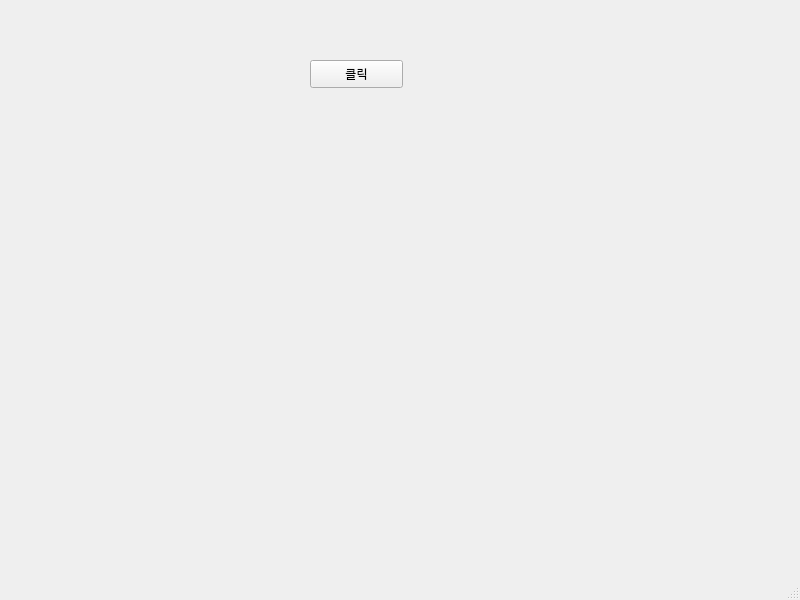
<?xml version="1.0" encoding="UTF-8"?>
<ui version="4.0">
 <class>MainWindow</class>
 <widget class="QMainWindow" name="MainWindow">
  <property name="geometry">
   <rect>
    <x>0</x>
    <y>0</y>
    <width>800</width>
    <height>600</height>
   </rect>
  </property>
  <property name="windowTitle">
   <string>MainWindow</string>
  </property>
  <widget class="QWidget" name="centralwidget">
   <widget class="QPushButton" name="pushButton">
    <property name="geometry">
     <rect>
      <x>310</x>
      <y>60</y>
      <width>93</width>
      <height>28</height>
     </rect>
    </property>
    <property name="text">
     <string>클릭</string>
    </property>
   </widget>
   <widget class="QLabel" name="label">
    <property name="geometry">
     <rect>
      <x>20</x>
      <y>40</y>
      <width>221</width>
      <height>61</height>
     </rect>
    </property>
    <property name="text">
     <string/>
    </property>
   </widget>
  </widget>
  <widget class="QMenuBar" name="menubar">
   <property name="geometry">
    <rect>
     <x>0</x>
     <y>0</y>
     <width>800</width>
     <height>26</height>
    </rect>
   </property>
  </widget>
  <widget class="QStatusBar" name="statusbar"/>
 </widget>
 <resources/>
 <connections/>
</ui>
